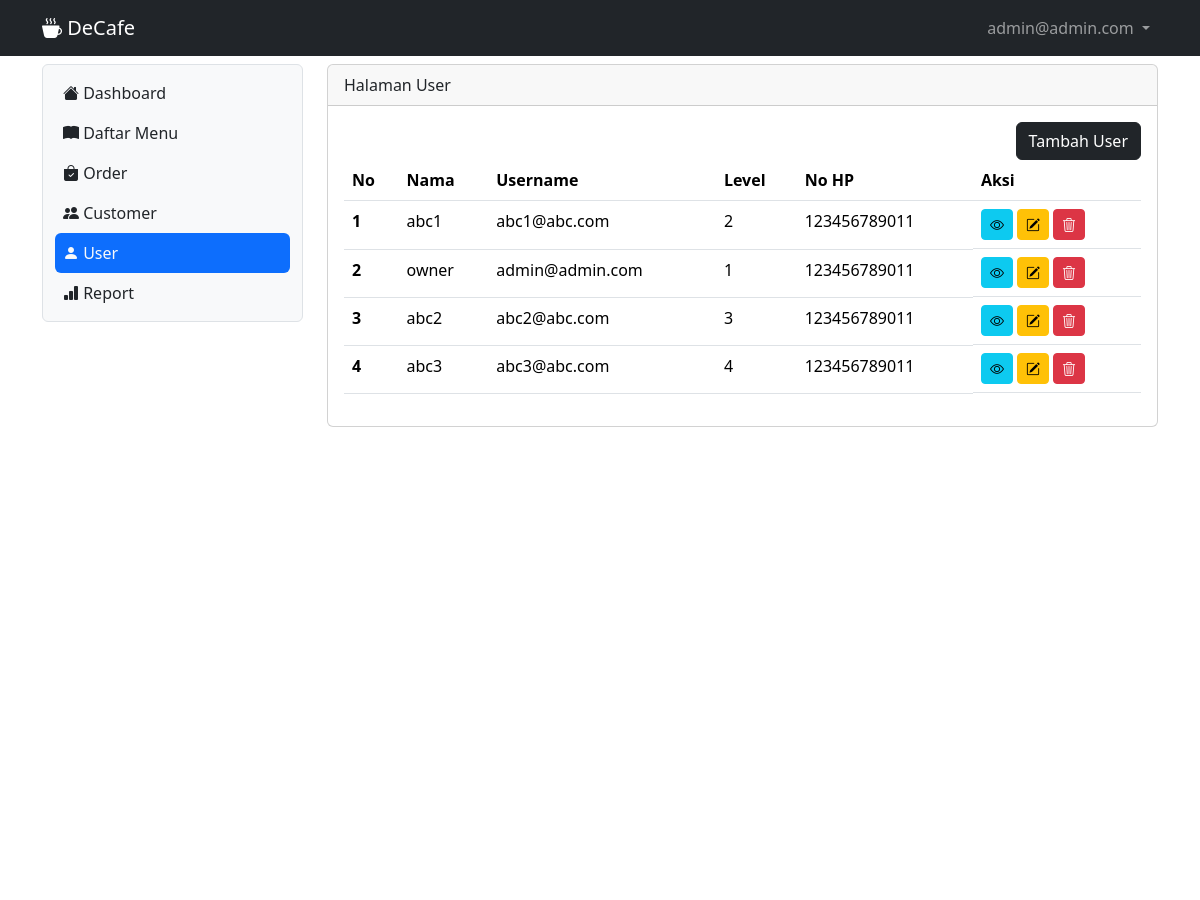
Page /user (signed in, upper part) on the earlier database version.
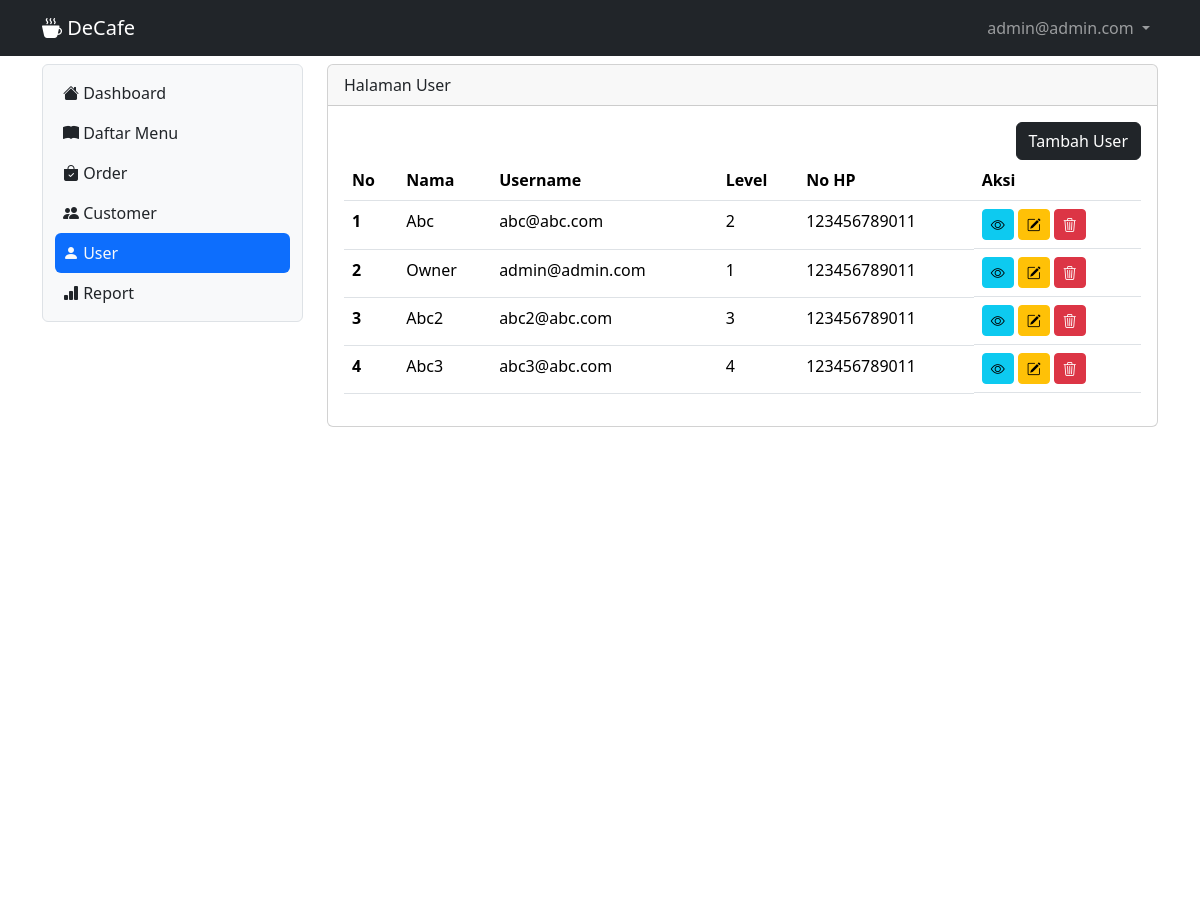
Same page on the later database version.
### tables this page shows
CREATE TABLE IF NOT EXISTS `tb_user` (
  `id` int NOT NULL AUTO_INCREMENT,
  `nama` varchar(100) DEFAULT NULL,
  `username` varchar(100) DEFAULT NULL,
  `password` varchar(100) DEFAULT NULL,
  `nohp` varchar(15) DEFAULT NULL,
  `level` int DEFAULT NULL,
  PRIMARY KEY (`id`)
);

### user.php (the view, shortened to what this page needs)
<?php
    include "proses/connect.php";
    $querry = mysqli_query($conn, "SELECT * FROM tb_user");
    while ($record = mysqli_fetch_array($querry)) {
        $result[] = $record;
    }
?>
<div class="col-lg-9 mt-2">
    <div class="card">
        <div class="card-header">
            Halaman User
        </div>
        <div class="card-body">
            <div class="row">
                <div class="col d-flex justify-content-end">
                    <button class="btn btn-dark" data-bs-toggle="modal" data-bs-target="#ModalTambahUser">Tambah User</button>
                </div>
            </div>
            <?php
                if(empty ($result)){
                    echo "Data user tidak ada";
                }else{
            ?>
            <div class="table-responsive">
                <table class="table table-hover">
                    <thead>
                        <tr>
                            <th scope="col">No</th>
                            <th scope="col">Nama</th>
                            <th scope="col">Username</th>
                            <th scope="col">Level</th>
                            <th scope="col">No HP</th>
                            <th scope="col">Aksi</th>
                        </tr>
                    </thead>
                    <tbody>
                        <?php
                        $no =1;
                        foreach ($result as $row) {
                        ?>
                        <tr>
                            <th scope="row"><?php echo $no++ ?></th>
                            <td><?php echo $row['nama'] ?></td>
                            <td><?php echo $row['username'] ?></td>
                            <td><?php echo $row['level'] ?></td>
                            <td><?php echo $row['nohp'] ?></td>
                            <td class="d-flex">
                                <button class="btn btn-info btn-sm me-1" data-bs-toggle="modal" data-bs-target="#ModalView"><i class="bi bi-eye"></i></button>
                                <button class="btn btn-warning btn-sm me-1"><i class="bi bi-pencil-square"></i></button>
                                <button class="btn btn-danger btn-sm"><i class="bi bi-trash3"></i></button>
                            </td>
                        </tr>
                        <?php
                        }
                        ?>
                    </tbody>
                </table>
            </div>
            <?php
                }
            ?>
        </div>
    </div>
</div>

### index.php (shortened to what this page needs)
<?php
if (isset($_GET['x']) && $_GET['x'] == 'home') {
    $page = "home.php";
    include "main.php";
} elseif (isset($_GET['x']) && $_GET['x'] == 'order') {
    $page = "order.php";
    include "main.php";
} elseif (isset($_GET['x']) && $_GET['x'] == 'user') {
    if($_SESSION['level_decafe']==1){
        include "main.php";
    }else{
        $page = "home.php";
        include "main.php";
    }
} elseif (isset($_GET['x']) && $_GET['x'] == 'customer') {
    $page = "customer.php";
    include "main.php";
} elseif (isset($_GET['x']) && $_GET['x'] == 'menu') {
    $page = "menu.php";
    include "main.php";
} elseif (isset($_GET['x']) && $_GET['x'] == 'login') {
    include "login.php";
} elseif (isset($_GET['x']) && $_GET['x'] == 'logout') {
    include "proses/proses_logout.php";
} else {
    $page = "home.php";
    include "main.php";
}
?>

### main.php (shortened to what this page needs)
<?php
    include "proses/connect.php";
    $query = mysqli_query($conn, "SELECT * FROM tb_user WHERE username = '$_SESSION[username_decafe]'");
    $hasil = mysqli_fetch_array($query);
?>
<!doctype html>
<html lang="en">
<head>
    <link href="https://cdn.jsdelivr.net/npm/bootstrap@5.3.2/dist/css/bootstrap.min.css" rel="stylesheet">
    <link rel="stylesheet" href="https://cdn.jsdelivr.net/npm/bootstrap-icons@1.11.1/font/bootstrap-icons.css">
</head>
<body style="height: 3000px;">
    <?php include "header.php"; ?>
    <div class="container-lg">
        <div class="row">
            <?php include "sidebar.php"; ?>
            <?php
                include $page;
            ?>
        </div>
    </div>
</body>
</html>

### header.php (shortened to what this page needs)
<nav class="navbar navbar-expand navbar-dark bg-dark sticky-top">
    <div class="container-lg">
        <a class="navbar-brand" href="."><i class="bi bi-cup-hot-fill"></i> DeCafe</a>
        <div class="collapse navbar-collapse justify-content-end" id="navbarNavDropdown">
            <ul class="navbar-nav">
                <li class="nav-item dropdown">
                    <a class="nav-link dropdown-toggle" href="#" role="button" data-bs-toggle="dropdown" aria-expanded="false">
                        <?php echo $hasil['username'];?>
                    </a>
                </li>
            </ul>
        </div>
    </div>
</nav>

### sidebar.php (shortened to what this page needs)
<div class="col-lg-3">
    <nav class="navbar navbar-expand-lg bg-light rounded border mt-2">
        <div class="container-fluid">
            <div class="offcanvas offcanvas-start" tabindex="-1" id="offcanvasNavbar" aria-labelledby="offcanvasNavbarLabel" style="width: 250px;">
                <div class="offcanvas-body">
                    <ul class="navbar-nav nav-pills flex-column justify-content-end flex-grow-1">
                        <li class="nav-item">
                            <a class="nav-link ps-2 <?php echo ((isset($_GET['x']) && $_GET['x'] == 'home') || !isset($_GET['x'])) ?
                                                        'active link-light' : 'link-dark'; ?>" aria-current="page" href="home">
                                <i class="bi bi-house-fill"></i> Dashboard
                            </a>
                        </li>
                        <li class="nav-item">
                            <a class="nav-link ps-2 <?php echo (isset($_GET['x']) && $_GET['x'] == 'menu') ?
                                                        'active link-light' : 'link-dark'; ?>" href="menu"><i class="bi bi-book-fill"></i> Daftar Menu</a>
                        </li>
                        <li class="nav-item">
                            <a class="nav-link ps-2 <?php echo (isset($_GET['x']) && $_GET['x'] == 'order') ?
                                                        'active link-light' : 'link-dark'; ?>" href="order"><i class="bi bi-bag-check-fill"></i> Order</a>
                        </li>
                        <li class="nav-item">
                            <a class="nav-link ps-2 <?php echo (isset($_GET['x']) && $_GET['x'] == 'customer') ?
                                                        'active link-light' : 'link-dark'; ?>" href="customer"><i class="bi bi-people-fill"></i>
                                Customer</a>
                        </li>
                        <?php if($hasil['level']==1){?>
                        <li class="nav-item">
                            <a class="nav-link ps-2 <?php echo (isset($_GET['x']) && $_GET['x'] == 'user') ?
                                                        'active link-light' : 'link-dark'; ?>" href="user"><i class="bi bi-person-fill"></i>
                                User</a>
                        </li>
                        <li class="nav-item">
                            <a class="nav-link ps-2 <?php echo (isset($_GET['x']) && $_GET['x'] == 'report') ?
                                                        'active link-light' : 'link-dark'; ?>" href="report"><i class="bi bi-bar-chart-fill"></i>
                                Report</a>
                        </li>
                        <?php } ?>
                    </ul>
                </div>
            </div>
        </div>
    </nav>
</div>

Differences in the rows shown:
changed tb_user "admin@admin.com": nama "owner" → "Owner"
changed tb_user: nama "abc1" → "Abc"; username "abc1@abc.com" → "abc@abc.com"
changed tb_user "abc2@abc.com": nama "abc2" → "Abc2"
changed tb_user "abc3@abc.com": nama "abc3" → "Abc3"
